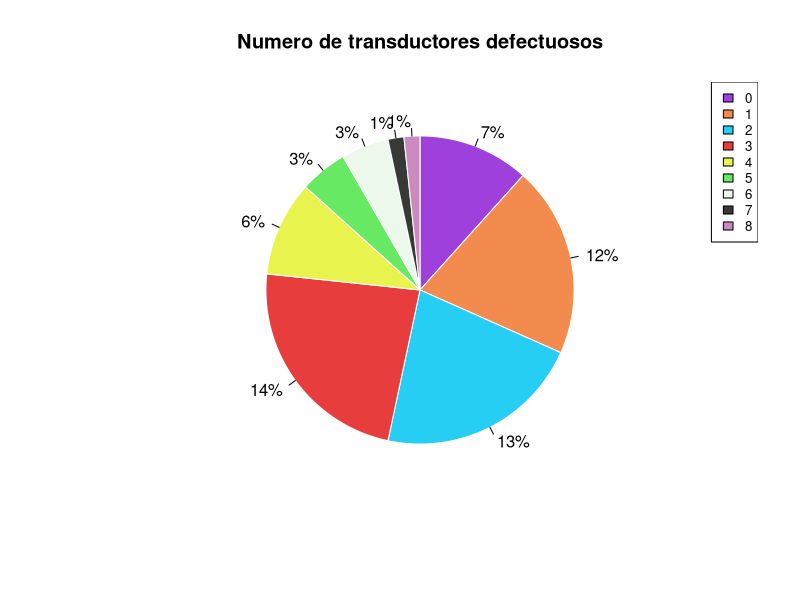

Write the R code that produced this figure.
#----tabla de frecuencia para datos no agrupados----
#----Numero de transductores de temperatura defectuosa por lote----
#----Tipo cuantitativa discreta
#----Nivel: razon----

defectuosos <-c(2,1,2,4,0,1,3,2,0,5,3,3,1,3,2,4,7,0,2,3,0,4,2,1,3,1,1,3,4,1,2,3,2,2,8,4,5,1,3,1,5,0,2,3,2,1,0,6,4,2,1,6,0,3,3,3,6,1,2,3)
length(defectuosos)
#----hallar las frecuencias absolutas----
absolutas <- table(defectuosos); absolutas

#----convertir en data frame----
frecuencia <- as.data.frame(absolutas); frecuencia

#----frecuencias relativa----
porcentaje <- prop.table(absolutas)
porcentaje <- round(prop.table(absolutas)*100,6); porcentaje

porcentajeData<- as.data.frame(porcentaje); porcentajeData

porcentajes <- table(porcentaje); porcentajes
Frecacum <- cumsum(absolutas); Frecacum

tabla<- data.frame(absolutas, porcentajeData[2], cumsum(porcentajeData[2])); tabla
#----cambiar nombre columnas----

colnames(tabla)<-c("Numero de transductores defectuoso", "Numero de lotes", "Porcentaje de lotes", "Acumulado de lotes"); tabla

#--diagrama circular
etiqueta <- paste0(absolutas, "%"); etiqueta
colores <- c("#9F3FDC", "#F38A4E", "#25CEF2", "#E73D3D", "#E9F34E", "#67E964", "#ECF8EC", "#373937", "#CB8BBE")
cant<-length(colores);cant

pie(porcentaje, labels = etiqueta, clockwise = TRUE, col = colores,main = "Numero de transductores defectuosos", border = 0)
legend("topright", c("0", "1","2","3","4", "5", "6", "7", "8"), cex = 0.8, fill = colores)

